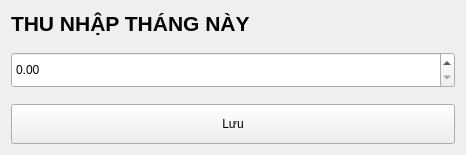
<?xml version="1.0" encoding="UTF-8"?>
<ui version="4.0">
 <class>ThuNhapCaNhanWidget</class>
 <widget class="QWidget" name="ThuNhapCaNhanWidget">
  <property name="geometry">
   <rect>
    <x>0</x>
    <y>0</y>
    <width>466</width>
    <height>140</height>
   </rect>
  </property>
  <property name="windowTitle">
   <string>Form</string>
  </property>
  <layout class="QVBoxLayout" name="verticalLayout">
   <property name="spacing">
    <number>16</number>
   </property>
   <item>
    <widget class="QLabel" name="label">
     <property name="font">
      <font>
       <pointsize>16</pointsize>
       <bold>true</bold>
      </font>
     </property>
     <property name="text">
      <string>THU NHẬP THÁNG NÀY</string>
     </property>
    </widget>
   </item>
   <item>
    <widget class="QDoubleSpinBox" name="spinSoTienThuNhap">
     <property name="minimumSize">
      <size>
       <width>0</width>
       <height>36</height>
      </size>
     </property>
     <property name="maximum">
      <double>999999999.000000000000000</double>
     </property>
    </widget>
   </item>
   <item>
    <widget class="QPushButton" name="btnLuuThuNhap">
     <property name="minimumSize">
      <size>
       <width>0</width>
       <height>40</height>
      </size>
     </property>
     <property name="text">
      <string>Lưu</string>
     </property>
    </widget>
   </item>
  </layout>
 </widget>
 <resources/>
 <connections/>
</ui>
